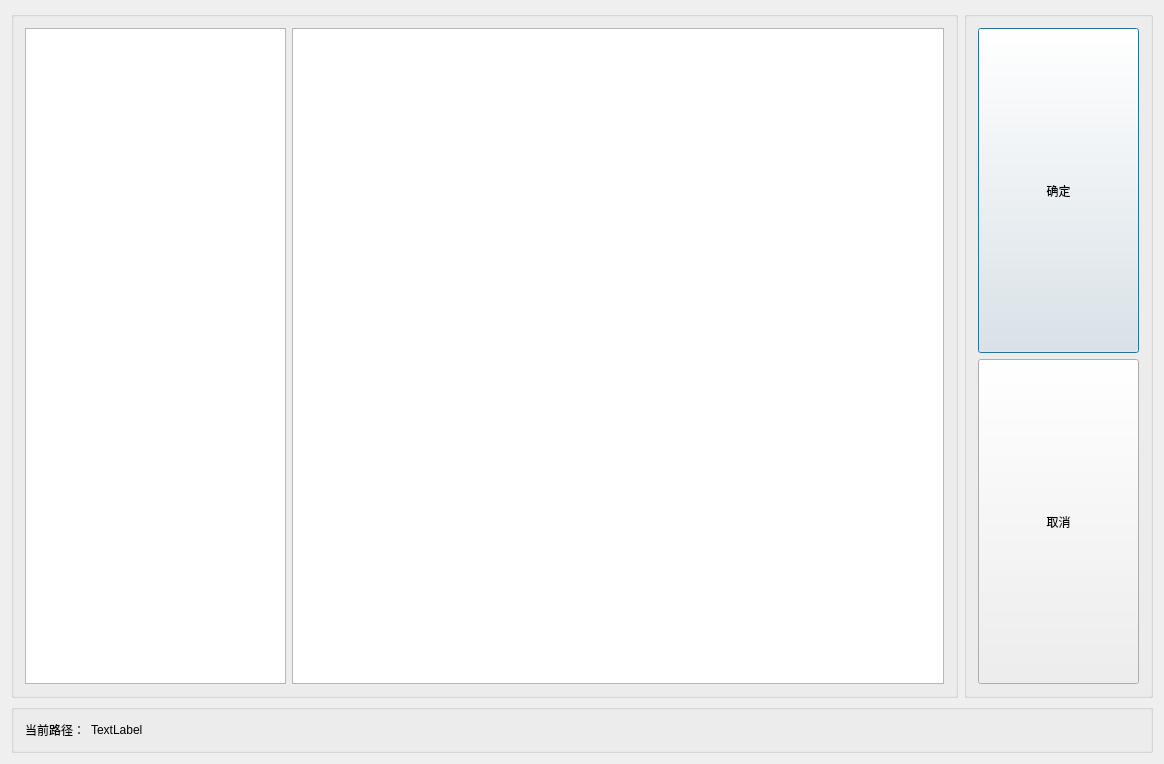
<?xml version="1.0" encoding="UTF-8"?>
<ui version="4.0">
 <class>DlgSelectProductConfigClass</class>
 <widget class="QDialog" name="DlgSelectProductConfigClass">
  <property name="geometry">
   <rect>
    <x>0</x>
    <y>0</y>
    <width>1164</width>
    <height>764</height>
   </rect>
  </property>
  <property name="windowTitle">
   <string>选择产品配置</string>
  </property>
  <layout class="QGridLayout" name="gridLayout" rowstretch="0,0" columnstretch="5,1">
   <item row="0" column="0">
    <widget class="QGroupBox" name="gBox_dataDisplay">
     <property name="title">
      <string/>
     </property>
     <layout class="QHBoxLayout" name="horizontalLayout" stretch="2,5">
      <item>
       <widget class="QTreeView" name="treeView"/>
      </item>
      <item>
       <widget class="QTableView" name="tableView"/>
      </item>
     </layout>
    </widget>
   </item>
   <item row="0" column="1">
    <widget class="QGroupBox" name="groupBox_3">
     <property name="title">
      <string/>
     </property>
     <layout class="QHBoxLayout" name="horizontalLayout_3">
      <item>
       <layout class="QVBoxLayout" name="verticalLayout">
        <item>
         <widget class="QPushButton" name="pbtn_ok">
          <property name="sizePolicy">
           <sizepolicy hsizetype="Expanding" vsizetype="Expanding">
            <horstretch>0</horstretch>
            <verstretch>0</verstretch>
           </sizepolicy>
          </property>
          <property name="text">
           <string>确定</string>
          </property>
         </widget>
        </item>
        <item>
         <widget class="QPushButton" name="pbtn_cancel">
          <property name="sizePolicy">
           <sizepolicy hsizetype="Expanding" vsizetype="Expanding">
            <horstretch>0</horstretch>
            <verstretch>0</verstretch>
           </sizepolicy>
          </property>
          <property name="text">
           <string>取消</string>
          </property>
         </widget>
        </item>
       </layout>
      </item>
     </layout>
    </widget>
   </item>
   <item row="1" column="0" colspan="2">
    <widget class="QGroupBox" name="groupBox_2">
     <property name="title">
      <string/>
     </property>
     <layout class="QHBoxLayout" name="horizontalLayout_2" stretch="0,1">
      <item>
       <widget class="QLabel" name="label_TextCurrentPath">
        <property name="text">
         <string>当前路径：</string>
        </property>
       </widget>
      </item>
      <item>
       <widget class="QLabel" name="label_filePath">
        <property name="text">
         <string>TextLabel</string>
        </property>
       </widget>
      </item>
     </layout>
    </widget>
   </item>
  </layout>
 </widget>
 <layoutdefault spacing="6" margin="11"/>
 <resources/>
 <connections/>
</ui>
